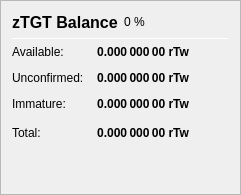
                   <widget class="QFrame" name="frame_ZerocoinBalances">
                    <property name="frameShape">
                     <enum>QFrame::StyledPanel</enum>
                    </property>
                    <property name="frameShadow">
                     <enum>QFrame::Raised</enum>
                    </property>
                    <layout class="QVBoxLayout" name="verticalLayout_7">
                     <item>
                      <layout class="QHBoxLayout" name="horizontalLayout_8" stretch="0,0,0">
                       <item>
                        <widget class="QLabel" name="label_5z_3">
                         <property name="minimumSize">
                          <size>
                           <width>0</width>
                           <height>20</height>
                          </size>
                         </property>
                         <property name="font">
                          <font>
                           <pointsize>12</pointsize>
                           <weight>75</weight>
                           <bold>true</bold>
                          </font>
                         </property>
                         <property name="text">
                          <string>zTGT Balance</string>
                         </property>
                        </widget>
                       </item>
                       <item>
                        <widget class="QLabel" name="labelzAriAPercent">
                         <property name="text">
                          <string notr="true">0 %</string>
                         </property>
                        </widget>
                       </item>
                       <item>
                        <spacer name="horizontalSpacer_11">
                         <property name="orientation">
                          <enum>Qt::Horizontal</enum>
                         </property>
                         <property name="sizeHint" stdset="0">
                          <size>
                           <width>40</width>
                           <height>20</height>
                          </size>
                         </property>
                        </spacer>
                       </item>
                      </layout>
                     </item>
                     <item>
                      <widget class="Line" name="line_ZerocoinBalance">
                       <property name="minimumSize">
                        <size>
                         <width>0</width>
                         <height>1</height>
                        </size>
                       </property>
                       <property name="maximumSize">
                        <size>
                         <width>16777215</width>
                         <height>1</height>
                        </size>
                       </property>
                       <property name="orientation">
                        <enum>Qt::Horizontal</enum>
                       </property>
                      </widget>
                     </item>
                     <item>
                      <layout class="QGridLayout" name="gridLayout_5">
                       <property name="spacing">
                        <number>12</number>
                       </property>
                       <item row="1" column="0">
                        <widget class="QLabel" name="labelzBalanceMatureText">
                         <property name="toolTip">
                          <string>Mature: more than 20 confirmation and more than 3 mints of the same denomination after it was minted.
These zTGT are spendable.</string>
                         </property>
                         <property name="text">
                          <string>Available:</string>
                         </property>
                        </widget>
                       </item>
                       <item row="1" column="1">
                        <widget class="QLabel" name="labelzBalanceMature">
                         <property name="font">
                          <font>
                           <weight>75</weight>
                           <bold>true</bold>
                          </font>
                         </property>
                         <property name="toolTip">
                          <string>Mature: more than 20 confirmation and more than 3 mints of the same denomination after it was minted.
These zTGT are spendable.</string>
                         </property>
                         <property name="text">
                          <string notr="true">0.000 000 00 rTw</string>
                         </property>
                         <property name="alignment">
                          <set>Qt::AlignRight|Qt::AlignTrailing|Qt::AlignVCenter</set>
                         </property>
                        </widget>
                       </item>
                       <item row="2" column="0">
                        <widget class="QLabel" name="labelzBalanceUnconfirmedText">
                         <property name="toolTip">
                          <string>Unconfirmed: less than 20 confirmations
Immature: confirmed, but less than 3 mints of the same denomination after it was minted</string>
                         </property>
                         <property name="text">
                          <string>Unconfirmed:</string>
                         </property>
                        </widget>
                       </item>
                       <item row="2" column="1">
                        <widget class="QLabel" name="labelzBalanceUnconfirmed">
                         <property name="font">
                          <font>
                           <weight>75</weight>
                           <bold>true</bold>
                          </font>
                         </property>
                         <property name="toolTip">
                          <string>Unconfirmed: less than 20 confirmations
Immature: confirmed, but less than 3 mints of the same denomination after it was minted</string>
                         </property>
                         <property name="text">
                          <string notr="true">0.000 000 00 rTw</string>
                         </property>
                         <property name="alignment">
                          <set>Qt::AlignRight|Qt::AlignTrailing|Qt::AlignVCenter</set>
                         </property>
                        </widget>
                       </item>
                       <item row="3" column="0">
                        <widget class="QLabel" name="labelzBalanceImmatureText">
                         <property name="toolTip">
                          <string>Unconfirmed: less than 20 confirmations
Immature: confirmed, but less than 3 mints of the same denomination after it was minted</string>
                         </property>
                         <property name="text">
                          <string>Immature:</string>
                         </property>
                        </widget>
                       </item>
                       <item row="3" column="1">
                        <widget class="QLabel" name="labelzBalanceImmature">
                         <property name="font">
                          <font>
                           <weight>75</weight>
                           <bold>true</bold>
                          </font>
                         </property>
                         <property name="toolTip">
                          <string>Unconfirmed: less than 20 confirmations
Immature: confirmed, but less than 3 mints of the same denomination after it was minted</string>
                         </property>
                         <property name="text">
                          <string notr="true">0.000 000 00 rTw</string>
                         </property>
                         <property name="alignment">
                          <set>Qt::AlignRight|Qt::AlignTrailing|Qt::AlignVCenter</set>
                         </property>
                        </widget>
                       </item>
                       <item row="4" column="0">
                        <widget class="QLabel" name="labelzBalanceText">
                         <property name="toolTip">
                          <string>Your current zTGT balance, unconfirmed and immature zTGT included.</string>
                         </property>
                         <property name="text">
                          <string>Total:</string>
                         </property>
                        </widget>
                       </item>
                       <item row="4" column="1">
                        <widget class="QLabel" name="labelzBalance">
                         <property name="font">
                          <font>
                           <weight>75</weight>
                           <bold>true</bold>
                          </font>
                         </property>
                         <property name="cursor">
                          <cursorShape>IBeamCursor</cursorShape>
                         </property>
                         <property name="toolTip">
                          <string>Your current zTGT balance, unconfirmed and immature zTGT included.</string>
                         </property>
                         <property name="text">
                          <string notr="true">0.000 000 00 rTw</string>
                         </property>
                         <property name="alignment">
                          <set>Qt::AlignRight|Qt::AlignTrailing|Qt::AlignVCenter</set>
                         </property>
                         <property name="textInteractionFlags">
                          <set>Qt::LinksAccessibleByMouse|Qt::TextSelectableByKeyboard|Qt::TextSelectableByMouse</set>
                         </property>
                        </widget>
                       </item>
                       <item row="4" column="2">
                        <spacer name="horizontalSpacer_4">
                         <property name="orientation">
                          <enum>Qt::Horizontal</enum>
                         </property>
                         <property name="sizeHint" stdset="0">
                          <size>
                           <width>40</width>
                           <height>20</height>
                          </size>
                         </property>
                        </spacer>
                       </item>
                      </layout>
                     </item>
                     <item>
                      <spacer name="verticalSpacer_4">
                       <property name="orientation">
                        <enum>Qt::Vertical</enum>
                       </property>
                       <property name="sizeHint" stdset="0">
                        <size>
                         <width>20</width>
                         <height>40</height>
                        </size>
                       </property>
                      </spacer>
                     </item>
                    </layout>
                   </widget>
